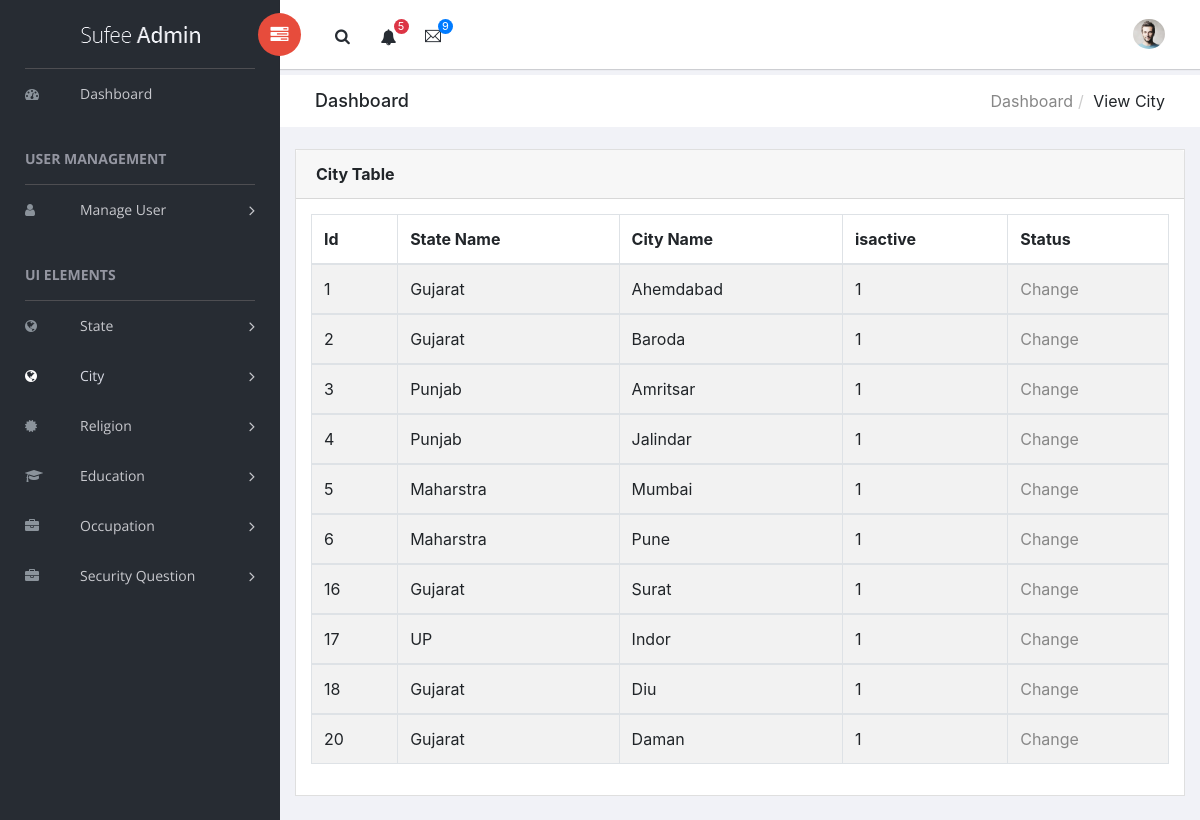
Screenshot of /admin/viewcity.php (signed in) with the database file from the repository.
### tables this page shows
CREATE TABLE `city` (
  `Cityid` int(11) NOT NULL,
  `Stid` int(2) NOT NULL,
  `Cityname` varchar(20) NOT NULL,
  `isactive` int(1) NOT NULL
);

CREATE TABLE `state` (
  `Stid` int(11) NOT NULL,
  `Name` varchar(20) NOT NULL,
  `isactive` int(1) NOT NULL
);

### admin/viewcity.php (the view, shortened to what this page needs)
<?php
    require "conn.php";
?>
<!doctype html>
<html class="no-js" lang="en">
<head>
   <?php
        require "header.php";
   ?>
</head>
<body>
    <aside id="left-panel" class="left-panel">
        <nav class="navbar navbar-expand-sm navbar-default">
            <div class="navbar-header">
                <a class="navbar-brand" href="./"><img src="images/logo.png" alt="Logo"></a>
            </div>
            <div id="main-menu" class="main-menu collapse navbar-collapse">
                <ul class="nav navbar-nav">
                    <li>
                        <a href="index.php"> <i class="menu-icon fa fa-dashboard"></i>Dashboard </a>
                    </li>
                     <h3 class="menu-title">User Management</h3>
                    <li class="menu-item-has-children dropdown">
                        <a href="#" class="dropdown-toggle" data-toggle="dropdown" aria-haspopup="true" aria-expanded="false"> <i class="menu-icon fa fa-user"></i>Manage User</a>
                    </li>
                    <h3 class="menu-title">UI elements</h3>
                    <li class="menu-item-has-children dropdown">
                        <a href="#" class="dropdown-toggle" data-toggle="dropdown" aria-haspopup="true" aria-expanded="false"> <i class="menu-icon fa fa-globe"></i>State</a>
                    </li>
                    <li class="menu-item-has-children dropdown active">
                        <a href="#" class="dropdown-toggle" data-toggle="dropdown" aria-haspopup="true" aria-expanded="false"> <i class="menu-icon fa fa-globe"></i>City</a>
                    </li>
                    <li class="menu-item-has-children dropdown">
                        <a href="#" class="dropdown-toggle " data-toggle="dropdown" aria-haspopup="true" aria-expanded="false"> <i class="menu-icon fa fa-certificate"></i>Religion</a>
                    </li>
                    <li class="menu-item-has-children dropdown">
                        <a href="#" class="dropdown-toggle" data-toggle="dropdown" aria-haspopup="true" aria-expanded="false"> <i class="menu-icon fa fa-graduation-cap"></i>Education</a>
                    </li>
                    <li class="menu-item-has-children dropdown">
                        <a href="#" class="dropdown-toggle" data-toggle="dropdown" aria-haspopup="true" aria-expanded="false"> <i class="menu-icon fa fa-briefcase"></i>Occupation</a>
                    </li>
                    <li class="menu-item-has-children dropdown">
                        <a href="#" class="dropdown-toggle" data-toggle="dropdown" aria-haspopup="true" aria-expanded="false"> <i class="menu-icon fa fa-briefcase"></i>Security Question</a>
                    </li>
                </ul>
            </div>
        </nav>
    </aside>
    <div id="right-panel" class="right-panel">
        <header id="header" class="header">
            <div class="header-menu">
                <div class="col-sm-7">
                    <a id="menuToggle" class="menutoggle pull-left"><i class="fa fa fa-tasks"></i></a>
                    <div class="header-left">
                        <button class="search-trigger"><i class="fa fa-search"></i></button>
                        <div class="dropdown for-notification">
                            <button class="btn btn-secondary dropdown-toggle" type="button" id="notification" data-toggle="dropdown" aria-haspopup="true" aria-expanded="false">
                                <i class="fa fa-bell"></i>
                                <span class="count bg-danger">5</span>
                            </button>
                        </div>
                        <div class="dropdown for-message">
                            <button class="btn btn-secondary dropdown-toggle" type="button"
                                id="message"
                                data-toggle="dropdown" aria-haspopup="true" aria-expanded="false">
                                <i class="ti-email"></i>
                                <span class="count bg-primary">9</span>
                            </button>
                        </div>
                    </div>
                </div>
                <div class="col-sm-5">
                    <div class="user-area dropdown float-right">
                        <a href="#" class="dropdown-toggle" data-toggle="dropdown" aria-haspopup="true" aria-expanded="false">
                            <img class="user-avatar rounded-circle" src="images/admin.jpg" alt="User Avatar">
                        </a>
                    </div>
                    <div class="language-select dropdown" id="language-select">
                        <a class="dropdown-toggle" href="#" data-toggle="dropdown"  id="language" aria-haspopup="true" aria-expanded="true">
                            <i class="flag-icon flag-icon-us"></i>
                        </a>
                    </div>
                </div>
            </div>
        </header>
        <div class="breadcrumbs">
            <div class="col-sm-4">
                <div class="page-header float-left">
                    <div class="page-title">
                        <h1>Dashboard</h1>
                    </div>
                </div>
            </div>
            <div class="col-sm-8">
                <div class="page-header float-right">
                    <div class="page-title">
                        <ol class="breadcrumb text-right">
                            <li><a href="index.php">Dashboard</a></li>
                            <li class="active">View City</li>
                        </ol>
                    </div>
                </div>
            </div>
        </div>
        <div class="content mt-3">
            <div class="animated fadeIn">
                <div class="row">
                    <div class="col-md-12">
                        <div class="card">
                            <div class="card-header">
                                <strong class="card-title">City Table</strong>
                            </div>
                            <div class="card-body">
                                <table id="bootstrap-data-table-export" class="table table-striped table-bordered">
                                    <thead>
                                        <tr>
                                            <th>Id</th>
                                            <th>State Name</th>
                                             <th>City Name</th>
                                            <th>isactive</th>
                                            <th>Status</th>
                                        </tr>
                                    </thead>
                                        <?php
                                            $qry="SELECT * FROM city ";
                                            $rs=mysqli_query($conn,$qry);
                                            if(mysqli_num_rows($rs)>0)
                                            {
                                                while($row=mysqli_fetch_assoc($rs))
                                                {
                                        ?>
                                                <tbody>
                                                    <tr>
                                                        <td><?php echo $row["Cityid"];?></td>
                                                        <td><?php
                                                        $qry1="SELECT * FROM state WHERE Stid=".$row['Stid'];
                                                    $rs1=mysqli_query($conn,$qry1);
                                                    while($row1=mysqli_fetch_assoc($rs1))
                                                         echo $row1['Name'];?></td>
                                                        <td><?php echo $row['Cityname'];?></td>
                                                        <td><?php echo $row['isactive'];?></td>
                                                        <td><a href="changecity.php?id=<?php echo $row['Cityid']?>">Change</a></td>
                                                    </tr>
                                                </tbody>
                                        <?php
                                                }
                                            }
                                        ?>
                                </table>
                            </div>
                        </div>
                    </div>
                </div>
            </div>
        </div>
    </div>
</body>
</html>

### admin/header.php (shortened to what this page needs)
<link rel="stylesheet" href="vendors/bootstrap/dist/css/bootstrap.min.css">
<link rel="stylesheet" href="vendors/font-awesome/css/font-awesome.min.css">
<link rel="stylesheet" href="vendors/themify-icons/css/themify-icons.css">
<link rel="stylesheet" href="vendors/flag-icon-css/css/flag-icon.min.css">
<link rel="stylesheet" href="vendors/selectFX/css/cs-skin-elastic.css">
<link rel="stylesheet" href="vendors/jqvmap/dist/jqvmap.min.css">
<link rel="stylesheet" href="assets/css/style.css">
<link rel="stylesheet" href="assets/css/custom.css">

### rows the page displays
city: Cityid "1", Cityname "Ahemdabad", isactive "1"
state: Name "Gujarat"
city: Cityid "2", Cityname "Baroda", isactive "1"
city: Cityid "3", Cityname "Amritsar", isactive "1"
state: Name "Punjab"
city: Cityid "4", Cityname "Jalindar", isactive "1"
city: Cityid "5", Cityname "Mumbai", isactive "1"
state: Name "Maharstra"
city: Cityid "6", Cityname "Pune", isactive "1"
city: Cityid "16", Cityname "Surat", isactive "1"
city: Cityid "17", Cityname "Indor", isactive "1"
state: Name "UP"
city: Cityid "18", Cityname "Diu", isactive "1"
city: Cityid "20", Cityname "Daman", isactive "1"
